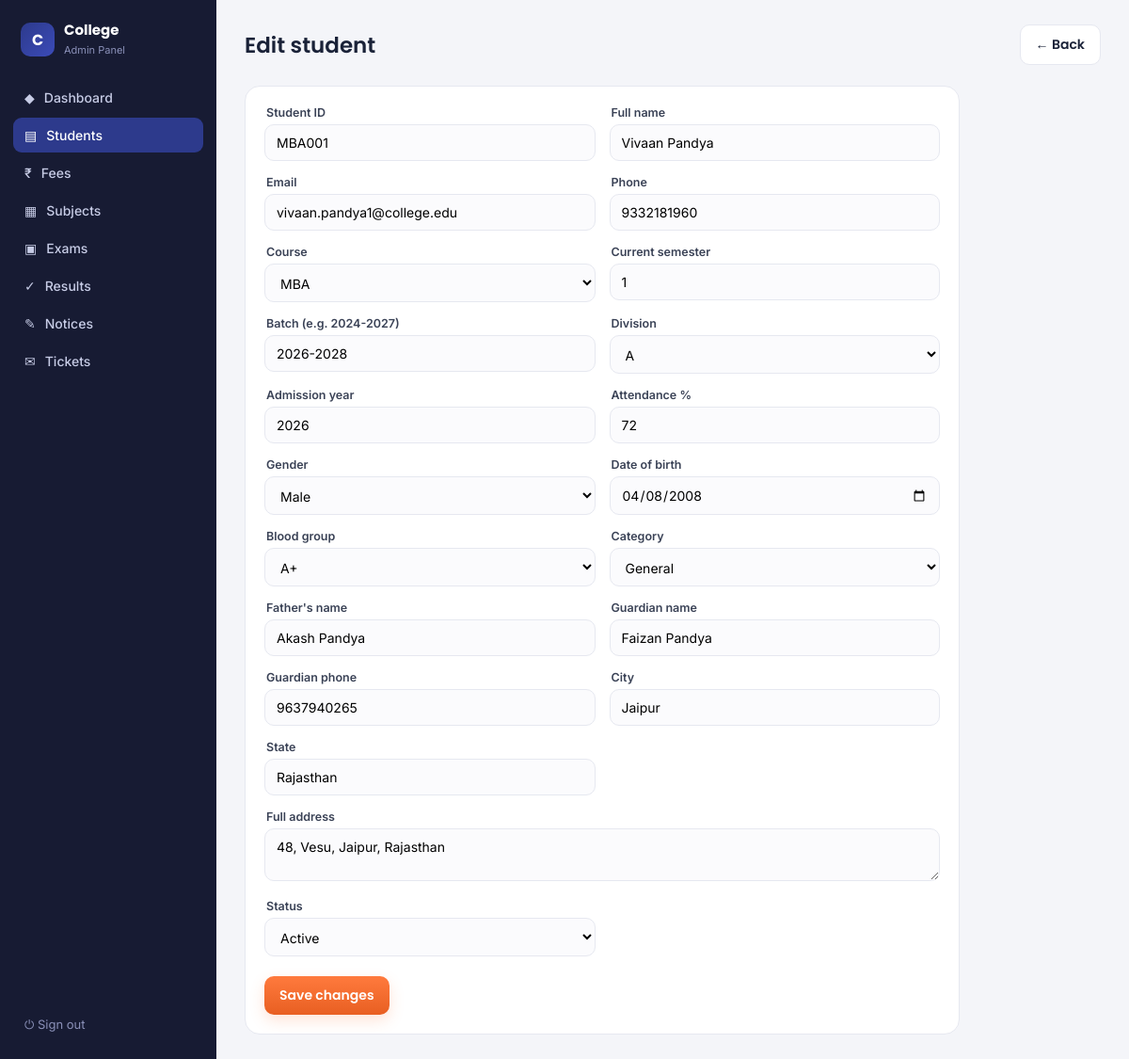
/admin/students/edit/MBA001 (signed in), run on the app's committed database.
### tables this page shows
CREATE TABLE students(
    student_id     TEXT PRIMARY KEY,
    name           TEXT,
    email          TEXT,
    phone          TEXT,
    password       TEXT,
    course_id      TEXT,
    current_sem    INTEGER,
    gender         TEXT,
    dob            TEXT,
    category       TEXT,        -- General/OBC/SC/ST/EWS
    city           TEXT,
    state          TEXT,
    admission_year INTEGER,
    blood_group    TEXT,
    guardian_name  TEXT,
    guardian_phone TEXT,
    attendance     INTEGER,     -- % (for at-risk analytics)
    cgpa           REAL,
    status         TEXT,        -- Active/Inactive
    father_name    TEXT,
    address        TEXT,
    batch          TEXT,        -- e.g. 2024-2027
    division       TEXT,        -- A / B / C
    FOREIGN KEY(course_id) REFERENCES courses(course_id));

### app.py (the view, shortened to what this page needs)
@app.route('/admin/students/edit/<sid>', methods=['GET', 'POST'])
@admin_required
def admin_student_edit(sid):
    conn = db()
    courses = [r['course_id'] for r in conn.execute("SELECT course_id FROM courses").fetchall()]
    student = conn.execute("SELECT * FROM students WHERE student_id=?", (sid,)).fetchone()
    conn.close()
    if not student:
        return redirect(url_for('admin_students'))
    return render_template('admin/student_form.html', courses=courses, student=student, error=None)

### app.py (called while the page is built)
def db():
    conn = sqlite3.connect(DB)
    conn.row_factory = sqlite3.Row
    return conn

def admin_required(f):
    @wraps(f)
    def wrapper(*args, **kwargs):
        if not session.get('admin'):
            return redirect(url_for('admin_login'))
        return f(*args, **kwargs)
    return wrapper

### templates/admin/student_form.html (shortened to what this page needs)
{% extends "admin/base.html" %}
{% block body %}
<div class="head">
  <h1>{{ 'Edit student' if student else 'Add student' }}</h1>
  <a class="btn ghost" href="/admin/students">← Back</a>
</div>
<div class="card" style="max-width:760px">
  <form method="POST" style="display:grid;grid-template-columns:1fr 1fr;gap:15px">
    <div>
      <label>Student ID</label>
      <input name="student_id" value="{{ student.student_id if student }}"
             {{ 'readonly' if student }} placeholder="e.g. BCA051" required>
    </div>
    <div><label>Full name</label><input name="name" value="{{ student.name if student }}" required></div>
    <div><label>Email</label><input name="email" type="email" value="{{ student.email if student }}" required></div>
    <div><label>Phone</label><input name="phone" value="{{ student.phone if student }}"></div>
    <div>
      <label>Course</label>
      <select name="course_id" required>
        {% for c in courses %}
          <option value="{{ c }}" {{ 'selected' if student and student.course_id==c }}>{{ c }}</option>
        {% endfor %}
      </select>
    </div>
    <div>
      <label>Current semester</label>
      <input name="current_sem" type="number" min="1" max="8"
             value="{{ student.current_sem if student else 1 }}" required>
    </div>
    <div>
      <label>Batch (e.g. 2024-2027)</label>
      <input name="batch" value="{{ student.batch if student }}" placeholder="2024-2027">
    </div>
    <div>
      <label>Division</label>
      <select name="division">
        {% for d in ['A','B','C'] %}
          <option {{ 'selected' if student and student.division==d }}>{{ d }}</option>
        {% endfor %}
      </select>
    </div>
    <div>
      <label>Admission year</label>
      <input name="admission_year" type="number" min="2000" max="2099"
             value="{{ student.admission_year if student else 2024 }}">
    </div>
    <div>
      <label>Attendance %</label>
      <input name="attendance" type="number" min="0" max="100"
             value="{{ student.attendance if student else 75 }}">
    </div>
    <div>
      <label>Gender</label>
      <select name="gender">
        <option {{ 'selected' if student and student.gender=='Male' }}>Male</option>
      </select>
    </div>
    <div>
      <label>Date of birth</label>
      <input name="dob" type="date" value="{{ student.dob if student }}">
    </div>
    <div>
      <label>Blood group</label>
      <select name="blood_group">
        {% for bg in ['O+','O-','A+','A-','B+','B-','AB+','AB-'] %}
          <option {{ 'selected' if student and student.blood_group==bg }}>{{ bg }}</option>
        {% endfor %}
      </select>
    </div>
    <div>
      <label>Category</label>
      <select name="category">
        {% for c in ['General','OBC','SC','ST','EWS'] %}
          <option {{ 'selected' if student and student.category==c }}>{{ c }}</option>
        {% endfor %}
      </select>
    </div>
    <div>
      <label>Father's name</label>
      <input name="father_name" value="{{ student.father_name if student }}">
    </div>
    <div>
      <label>Guardian name</label>
      <input name="guardian_name" value="{{ student.guardian_name if student }}">
    </div>
    <div>
      <label>Guardian phone</label>
      <input name="guardian_phone" value="{{ student.guardian_phone if student }}">
    </div>
    <div>
      <label>City</label>
      <input name="city" value="{{ student.city if student }}">
    </div>
    <div>
      <label>State</label>
      <input name="state" value="{{ student.state if student }}">
    </div>
    <div style="grid-column:1/3">
      <label>Full address</label>
      <textarea name="address" rows="2" style="width:100%;resize:vertical">{{ student.address if student }}</textarea>
    </div>
    {% if student %}
    <div>
      <label>Status</label>
      <select name="status">
        <option {{ 'selected' if student.status=='Active' }}>Active</option>
      </select>
    </div>
    <div></div>
    {% endif %}
    <div style="grid-column:1/3;display:flex;gap:10px;margin-top:6px;align-items:center">
      <button class="btn primary" type="submit">{{ 'Save changes' if student else 'Add student' }}</button>
    </div>
  </form>
</div>
{% endblock %}

### templates/admin/base.html (style rules this page uses)
:root { --ink:#1A2238; --indigo:#2D3A8C; --indigo-2:#3B4BB8; --saffron:#FF7A3D; --muted:#6B7280; --line:#E6E8F0; --bg:#F4F5F9; --ok:#1E9E6A; --warn:#B26B00; --err:#C7392F; }
* { box-sizing:border-box;margin:0;padding:0 }
body { font-family:'Inter',system-ui,sans-serif; color:var(--ink); background:var(--bg); display:flex; min-height:100vh }
.head { display:flex;align-items:center;justify-content:space-between;margin-bottom:22px;flex-wrap:wrap;gap:12px }
.head h1 { font-family:'Poppins';font-size:23px;font-weight:600 }
.btn { font-family:'Poppins';font-weight:600;font-size:14px;border:none;border-radius:10px; padding:10px 16px;cursor:pointer;text-decoration:none;display:inline-block }
.btn.primary { background:linear-gradient(180deg,var(--saffron),#E85F22);color:#fff;box-shadow:0 6px 16px #FF7A3D33 }
.btn.ghost { background:#fff;color:var(--ink);border:1px solid var(--line) }
.card { background:#fff;border:1px solid var(--line);border-radius:16px;padding:20px }
input,select,textarea { font-family:inherit;font-size:14px;padding:10px 12px;border:1.5px solid var(--line); border-radius:10px;background:#FBFBFD;width:100% }
label { font-size:12.5px;font-weight:600;color:#3a4256;display:block;margin:0 0 5px 2px }
a { color:var(--indigo) }

### data on the page
students: student_id "MBA001", name "Vivaan Pandya", email "vivaan.pandya1@college.edu", phone "9332181960", current_sem "1", batch "2026-2028", admission_year "2026", attendance "72", dob "04/08/2008", father_name "Akash Pandya", guardian_name "Faizan Pandya", guardian_phone "9637940265", city "Jaipur", state "Rajasthan", address "48, Vesu, Jaipur, Rajasthan"

### other printed values
{{ 'Edit student' if student else 'Add student' }} "Edit student"
{{ 'Save changes' if student else 'Add student' }} "Save changes"
form field course_id "MBA"
form field division "A"
form field blood_group "A+"
form field category "General"
